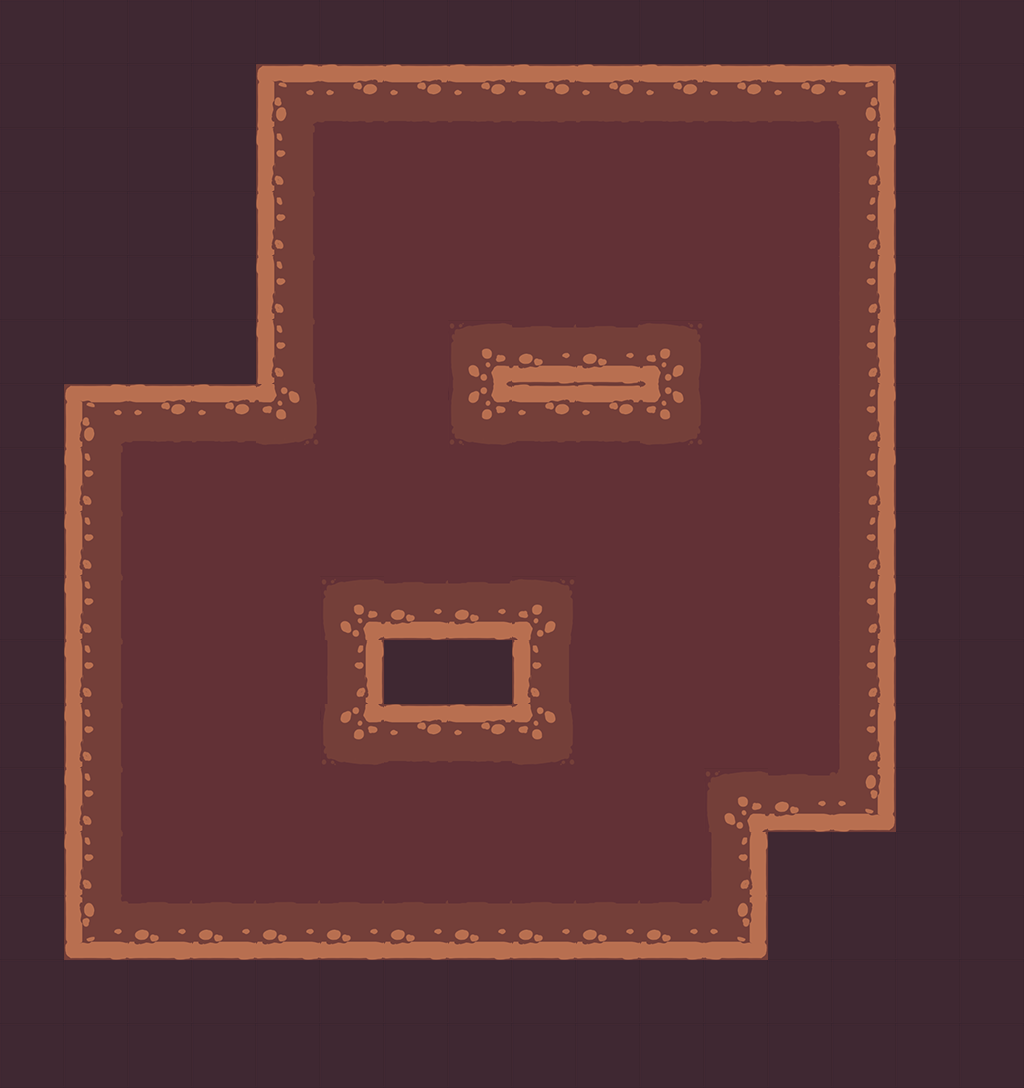

The image is a tile-based game level rendered from a .tmx file. Its description and complete source (layers, tilesets, objects, tile grids) follow:
An orthogonal 16x17 tile map with 64x64 px tiles, 1 tile layer (Adapted terrain).

<map version="1.10" orientation="orthogonal" renderorder="right-down" width="16" height="17" tilewidth="64" tileheight="64" infinite="0"><tileset firstgid="1" source="source-gdquest/template.tsx" /><layer name="Adapted terrain" width="16" height="17"><data encoding="csv">
22,22,22,22,22,22,22,22,22,22,22,22,22,22,22,22,
22,22,22,22,1,2,2,2,2,2,2,2,2,3,22,22,
22,22,22,22,9,10,10,10,10,10,10,10,10,11,22,22,
22,22,22,22,9,10,10,10,10,10,10,10,10,11,22,22,
22,22,22,22,9,10,10,10,10,10,10,10,10,11,22,22,
22,22,22,22,9,10,10,4,18,18,5,10,10,11,22,22,
22,1,2,2,13,10,10,12,2,2,13,10,10,11,22,22,
22,9,10,10,10,10,10,10,10,10,10,10,10,11,22,22,
22,9,10,10,10,10,10,10,10,10,10,10,10,11,22,22,
22,9,10,10,10,4,18,18,5,10,10,10,10,11,22,22,
22,9,10,10,10,11,22,22,9,10,10,10,10,11,22,22,
22,9,10,10,10,12,2,2,13,10,10,10,10,11,22,22,
22,9,10,10,10,10,10,10,10,10,10,4,18,19,22,22,
22,9,10,10,10,10,10,10,10,10,10,11,22,22,22,22,
22,17,18,18,18,18,18,18,18,18,18,19,22,22,22,22,
22,22,22,22,22,22,22,22,22,22,22,22,22,22,22,22,
22,22,22,22,22,22,22,22,22,22,22,22,22,22,22,22
</data></layer><properties><property name="credit" value="Nathan Lovato / GDQuest, 2017, CC BY 4.0; adapted for Ember Corridor" /><property name="note" value="Terrain only; decorative inset stones are added by build_v05_mine.py. Game collision and encounters are defined in js/maps.js." /></properties></map>
